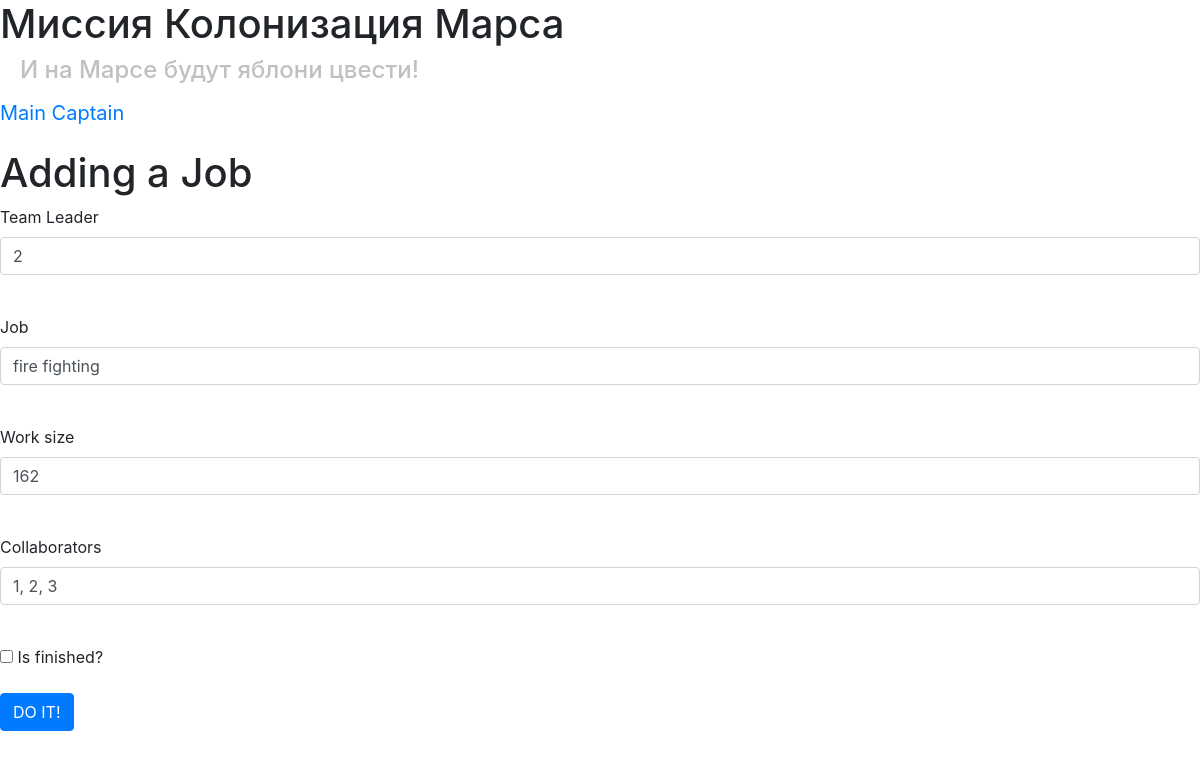
The app's page /job/2 (signed in), older data.
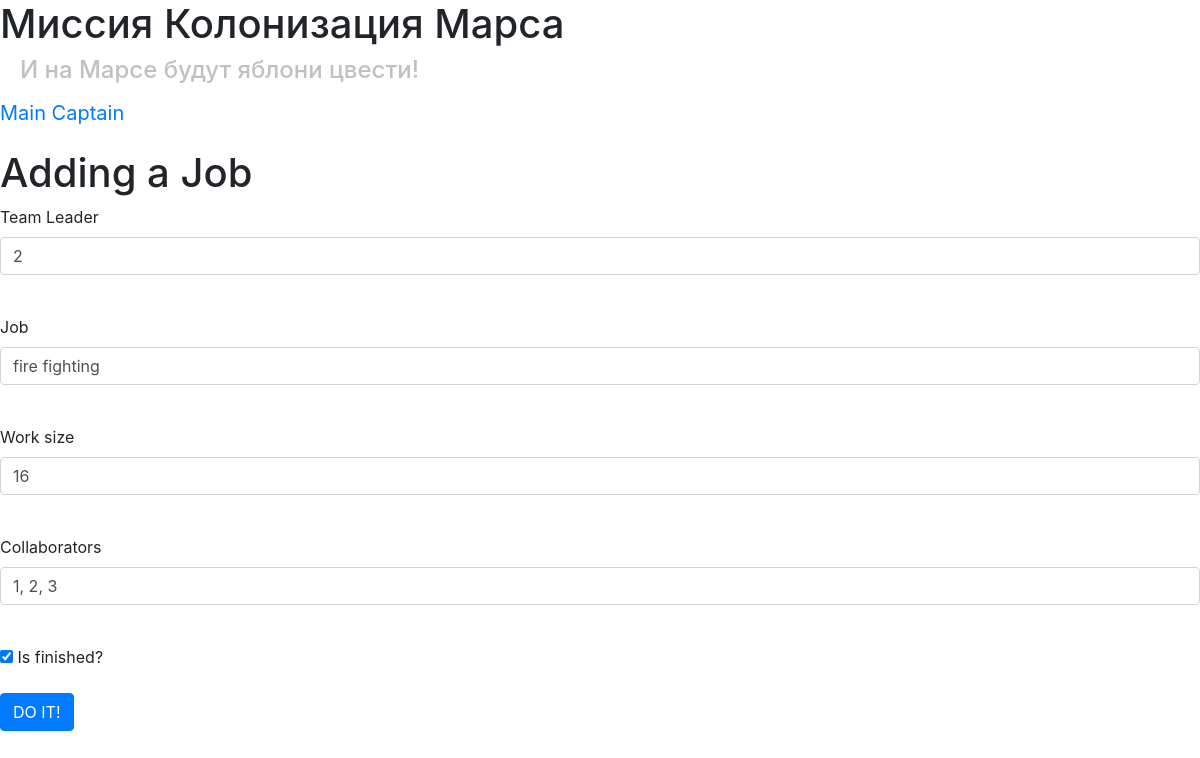
The same page, newer data.
### data/users.py (models this page shows, shortened)
class User(SqlAlchemyBase, UserMixin, SerializerMixin):
    __tablename__ = 'users'
    id = sqlalchemy.Column(sqlalchemy.Integer,
                           primary_key=True, autoincrement=True)
    email = sqlalchemy.Column(sqlalchemy.String,
                              index=True, unique=True, nullable=True)
    surname = sqlalchemy.Column(sqlalchemy.String, nullable=True)
    name = sqlalchemy.Column(sqlalchemy.String, nullable=True)
    about = sqlalchemy.Column(sqlalchemy.String, nullable=True)
    age = sqlalchemy.Column(sqlalchemy.Integer, nullable=True)
    position = sqlalchemy.Column(sqlalchemy.String, nullable=True)
    speciality = sqlalchemy.Column(sqlalchemy.String, nullable=True)
    address = sqlalchemy.Column(sqlalchemy.String, nullable=True)
    hashed_password = sqlalchemy.Column(sqlalchemy.String, nullable=True)
    created_date = sqlalchemy.Column(sqlalchemy.DateTime,
                                     default=datetime.datetime.now)
    city_from = sqlalchemy.Column(sqlalchemy.String, nullable=True)
    news = orm.relation("News", back_populates='user')

### data/jobs.py (models this page shows)
class Jobs(SqlAlchemyBase, SerializerMixin):
    __tablename__ = 'jobs'
    id = sqlalchemy.Column(sqlalchemy.Integer,
                           primary_key=True, autoincrement=True)
    user = orm.relation('User')
    team_leader = sqlalchemy.Column(sqlalchemy.Integer, sqlalchemy.ForeignKey("users.id"))
    job = sqlalchemy.Column(sqlalchemy.String, nullable=True)
    work_size = sqlalchemy.Column(sqlalchemy.Integer)
    collaborators = sqlalchemy.Column(sqlalchemy.String, nullable=True)
    start_date = sqlalchemy.Column(sqlalchemy.DateTime, default=datetime.datetime.now)
    end_date = sqlalchemy.Column(sqlalchemy.DateTime, nullable=True)
    is_finished = sqlalchemy.Column(sqlalchemy.Boolean)
    category = orm.relation("Category",
                              secondary="association",
                              backref="jobs")

### main.py (the view, shortened to what this page needs)
@app.route('/job/<int:id>', methods=['GET', 'POST'])
@login_required
def edit_job(id):
    form = JobsForm()
    if request.method == "GET":
        session = create_session()
        jobs = session.query(Jobs).all()
        a = False
        for i in range(len(jobs)):
            if jobs[i].id == id and jobs[i].user == current_user or jobs[i].id == id and current_user.id == 1:
                form.team_leader.data = jobs[i].team_leader
                form.job.data = jobs[i].job
                form.is_finished.data = jobs[i].is_finished
                form.work_size.data = jobs[i].work_size
                form.collaborators.data = jobs[i].collaborators
                a = True
                break
        if not a:
            abort(404)
    return render_template('jobs.html', title='Редактирование работы', form=form)

### main.py
class JobsForm(FlaskForm):
    team_leader = IntegerField('Team Leader', validators=[DataRequired()])
    job = StringField("Job", validators=[DataRequired()])
    work_size = IntegerField('Work size', validators=[DataRequired()])
    collaborators = StringField("Collaborators", validators=[DataRequired()])
    is_finished = BooleanField("Is finished?")
    submit = SubmitField('DO IT!')

### data/db_session.py (called while the page is built)
def create_session() -> Session:
    global __factory
    return __factory()

### main.py (called while the page is built)
@login_manager.user_loader
def load_user(user_id):
    session = create_session()
    return session.query(User).get(user_id)

### templates/jobs.html (shortened to what this page needs)
{% extends "base.html" %}
{% block content %}
<h1>Adding a Job</h1>
<form action="" method="post">
    <p>
        {{ form.team_leader.label }}<br>
        {{ form.team_leader(class="form-control") }}<br>
    </p>
    <p>
        {{ form.job.label }}<br>
        {{ form.job(class="form-control") }}<br>
    </p>
    <p>
        {{ form.work_size.label }}<br>
        {{ form.work_size(class="form-control") }}<br>
    </p>
    <p>
        {{ form.collaborators.label }}<br>
        {{ form.collaborators(class="form-control") }}<br>
    </p>
    <p>{{ form.is_finished() }} {{ form.is_finished.label }}</p>
    <p>{{ form.submit(type="submit", class="btn btn-primary") }}</p>
</form>
{% endblock %}

### templates/base.html (shortened to what this page needs)
<!DOCTYPE html>
<html lang="ru">
<head>
    <link rel="stylesheet"
          href="https://stackpath.bootstrapcdn.com/bootstrap/4.4.1/css/bootstrap.min.css"
>
    <link rel="stylesheet" type="text/css" href="/static/css/2.css"/>
</head>
<body>
<h1>Миссия Колонизация Марса</h1>
<h4>И на Марсе будут яблони цвести!</h4>
<nav>
    {% if current_user.is_authenticated %}
    <p>
        <a class="navbar-brand" href="/logout">{{ current_user.name}} {{ current_user.surname}}</a>
    </p>
    {% else %}
        <p>
            <a class="btn btn-primary " href="/register">Register</a>
            <a class="btn btn-success" href="/login">Log in</a>
        </p>
    {% endif %}
</nav>
{% block content %}
{% endblock %}
</body>
</html>

### static/css/2.css (style rules this page uses)
h4 { padding-left: 20px; color: #c0c0c0 }

Row changes from the older to the newer data that the page shows:
changed Jobs "fire fighting": work_size "162" → "16"; is_finished "☐" → "☑"
